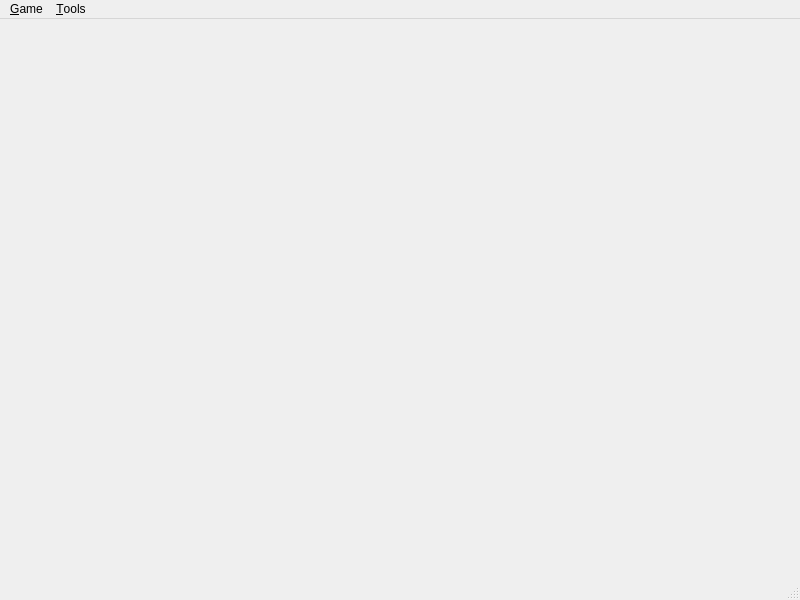
<?xml version="1.0" encoding="UTF-8"?>
<ui version="4.0">
 <class>wndMain</class>
 <widget class="QMainWindow" name="wndMain">
  <property name="geometry">
   <rect>
    <x>0</x>
    <y>0</y>
    <width>800</width>
    <height>600</height>
   </rect>
  </property>
  <property name="windowTitle">
   <string>DoDA Server</string>
  </property>
  <widget class="QWidget" name="centralwidget"/>
  <widget class="QMenuBar" name="menubar">
   <property name="geometry">
    <rect>
     <x>0</x>
     <y>0</y>
     <width>800</width>
     <height>27</height>
    </rect>
   </property>
   <widget class="QMenu" name="menu_Game">
    <property name="title">
     <string>&amp;Game</string>
    </property>
    <addaction name="actExit"/>
   </widget>
   <widget class="QMenu" name="menu_Tools">
    <property name="title">
     <string>&amp;Tools</string>
    </property>
    <addaction name="actMaintenance"/>
   </widget>
   <addaction name="menu_Game"/>
   <addaction name="menu_Tools"/>
  </widget>
  <widget class="QStatusBar" name="statusbar"/>
  <action name="actExit">
   <property name="text">
    <string>E&amp;xit</string>
   </property>
  </action>
  <action name="actMaintenance">
   <property name="text">
    <string>&amp;Maintenance ...</string>
   </property>
  </action>
 </widget>
 <resources/>
 <connections>
  <connection>
   <sender>actExit</sender>
   <signal>triggered()</signal>
   <receiver>wndMain</receiver>
   <slot>close()</slot>
   <hints>
    <hint type="sourcelabel">
     <x>-1</x>
     <y>-1</y>
    </hint>
    <hint type="destinationlabel">
     <x>399</x>
     <y>299</y>
    </hint>
   </hints>
  </connection>
 </connections>
</ui>
